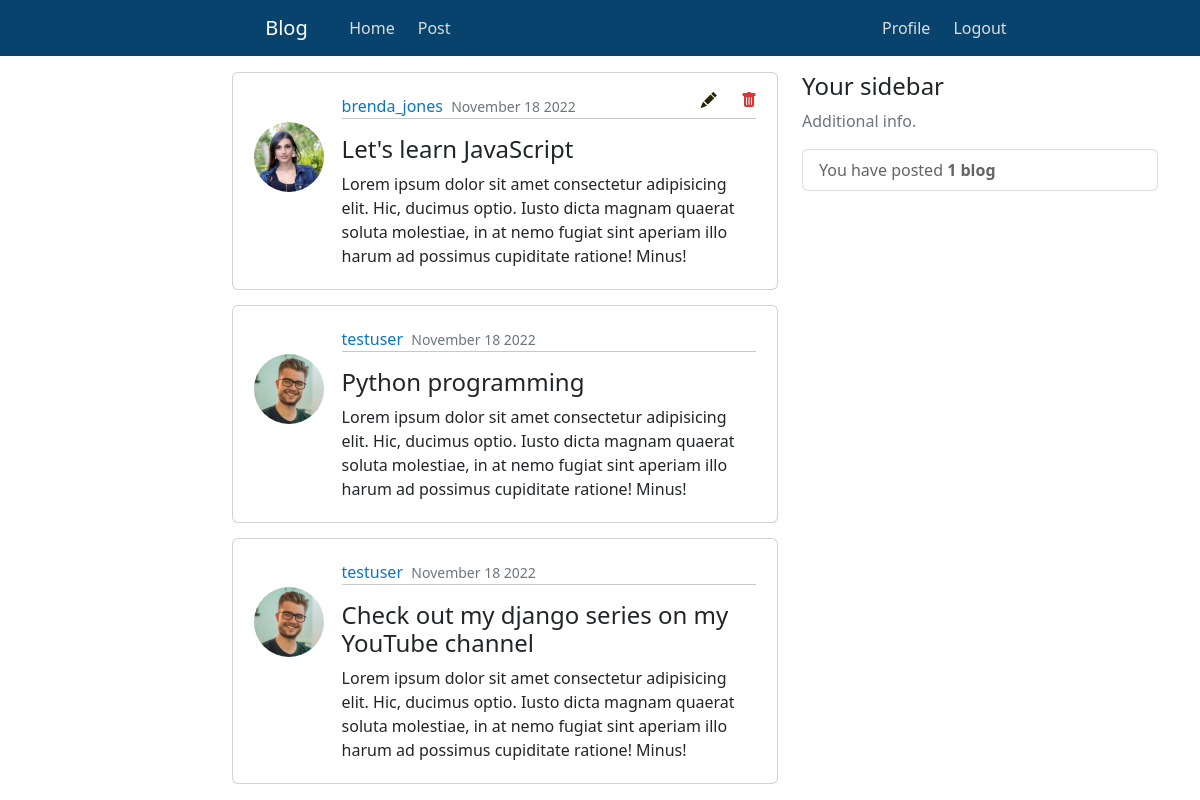
Page /users/homepage/ (signed in) on the earlier database version.
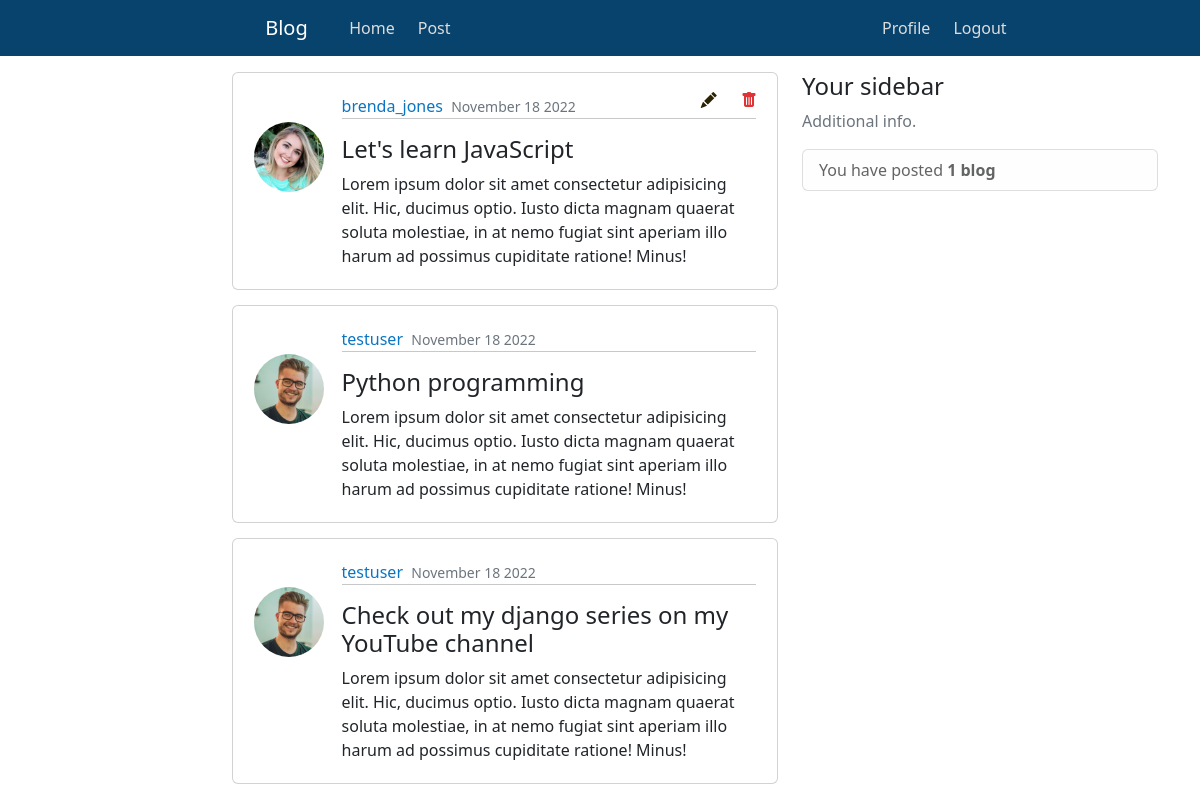
Same page on the later database version.
### users/models.py (models this page shows, shortened)
class Posts(models.Model):
    id = models.CharField(max_length=12, primary_key=True, editable=False)
    blogger = models.ForeignKey(Profile, on_delete=models.CASCADE, editable=False)
    title = models.CharField(max_length=60, blank=False)
    content = models.TextField(blank=False)
    posted = models.DateTimeField(auto_now_add=True)
    edited = models.DateTimeField(auto_now=True)
    class Meta:
        ordering = ['-posted']
        verbose_name_plural = 'Posts'

class Profile(models.Model):
    id = models.CharField(max_length=12, primary_key=True, editable=False)
    name = models.OneToOneField(User, on_delete=models.CASCADE, editable=False)
    gender = models.CharField(max_length=7, blank=False)
    phone_no = models.CharField(max_length=14, blank=False)
    country = models.CharField(max_length=10, blank=False)
    dob = models.DateField(null=True, blank=False)
    age = models.PositiveIntegerField(default=0, editable=False)
    dp = models.ImageField(upload_to='Profile-pics/', default='default.png')
    created = models.DateTimeField(auto_now_add=True)
    edited = models.DateTimeField(auto_now=True)
    def __str__(self):
        return f'{self.name}'
    class Meta:
        ordering = ['name']
        verbose_name_plural = 'User Profiles'

### users/views.py (the view)
# urls.py: path('homepage/', views.homepage_view, name='homepage'),
@login_required(login_url='login')
@user_passes_test(lambda user: user.is_staff is False and user.is_superuser is False)
def homepage_view(request):
    blogs = Posts.objects.all()
    if request.method == 'POST':
        get_response = request.POST['response']
        get_BlogObj = Posts.objects.get(id=get_response, blogger=request.user.profile)
        get_BlogObj.delete()
        messages.error(request, 'Blog has been deleted successfully!')
        return redirect('homepage')
    context = {
        'posted_blogs': blogs, 'total_blogs': Posts.objects.filter(blogger=request.user.profile).count(),
    }
    return render(request, 'users/index.html', context)

### users/templates/users/index.html (shortened to what this page needs)
{% extends 'users/base.html' %}{% block title %}Homepage{% endblock %}
{% load crispy_forms_tags %}
    {% block content %}
    <main class="container body-container" role="main">
        <div class="row">
            <div class="col-md-6 offset-sm-2">
                {% for blogs in posted_blogs %}
                <div class="card card-body pb-0">
                    <article class="media content-section">
                        <div class="d-flex align-items-start justify-content-center">
                            <img src="{{ blogs.blogger.dp.url }}" alt="img" class="rounded-circle article-img">
                            <div class="media-body">
                                <div class="article-metadata">
                                    <a href="{% url 'userprofile' blogs.blogger %}" class="mr-3">{{ blogs.blogger }}</a>
                                    <small class="text-muted">{{ blogs.posted|date:"F d Y" }}</small>
                                    <hr class="mt-0">
                                </div>
                                <div class="delete-icon">
                                    <a href="{% url 'edit_blog' blogs.id blogs.blogger %}" class="icon">
                                        {% if blogs.blogger == request.user.profile %}<i class="bi bi-pencil-fill" style="color: #2b2103"></i>{% endif %}
                                    </a>
                                    <a href="" class="icon" data-bs-toggle="modal" data-bs-target="#delete-post-{{blogs.id}}">
                                        {% if blogs.blogger == request.user.profile %}<i class="bi bi-trash-fill" style="color: #df3435"></i>{% endif %}
                                    </a>
                                </div>
                                <h4>{{ blogs.title }}</h4>
                                <p class="article-content">
                                    {{ blogs.content }}
                                </p>
                            </div>
                        </div>
                    </article>
                </div>
                {% empty %}
                <div class="text-center pt-3">
                    <h5 class="small text-muted">Blogs will appear here</h5>
                </div>
                {% endfor %}
            </div>
            <div class="col-md-4">
                <div class="content-section card-body">
                    <h4>Your sidebar</h4>
                    <p class="text-muted">Additional info.</p>
                    <ul class="list-group">
                        <li class="list-group-item list-group-item-light">You have posted <b>{% if total_blogs == 1 %}1 blog{% else %}{{ total_blogs }} blogs{% endif %}</b></li>
                    </ul>
                </div>
            </div>
        </div>
    </main>
    {% endblock %}

### users/templates/users/base.html (shortened to what this page needs)
    {% load static %}
    <link rel="stylesheet" href="{% static 'css/styles.css' %}">
    <link href="https://cdn.jsdelivr.net/npm/bootstrap@5.2.2/dist/css/bootstrap.min.css" rel="stylesheet">
    <link rel="stylesheet" href="https://cdn.jsdelivr.net/npm/bootstrap-icons@1.9.1/font/bootstrap-icons.css">
    <header class="site-header">
        <nav class="navbar navbar-expand-lg navbar-dark bg-steel fixed-top">
            <div class="container">
                <a href="{% url 'homepage' %}" class="navbar-brand ml-4 text-center">Blog</a>
                <div class="collapse navbar-collapse" id="navbarToggle">
                    <div class="navbar-nav mr-5">
                        {% if user.is_authenticated %}
                        <a href="{% url 'homepage' %}" class="nav-item nav-link">Home</a>
                        <a href="{% url 'upload_blog' %}" class="nav-item nav-link">Post</a>
                        {% endif %}
                    </div>
                    <div class="navbar-nav account-links">
                        {% if user.is_authenticated %}
                        <a href="{% url 'profile' %}" class="nav-item nav-link">Profile</a>
                        <a href="{% url 'user_logout' %}" class="nav-item nav-link">Logout</a>
                        {% else %}
                        <a href="{% url 'login' %}" class="nav-item nav-link">Login</a>
                        <a href="{% url 'signup' %}" class="nav-item nav-link">Register</a>
                        {% endif %}
                    </div>
                </div>
            </div>
        </nav>
    </header>
    {% block content %}
    {% endblock %}

### static/css/styles.css (style rules this page uses)
* { box-sizing: border-box; }
.bg-steel { background-color: #08436d; }
.site-header .container .navbar-brand { margin-left: 20%; margin-right: 3%; }
.site-header .container .navbar-nav a { margin-right: 7px; color: #ddd; }
.site-header .container .account-links { margin-left: 50%; }
.body-container { margin-top: 6%; }
.body-container .card { margin-bottom: 15px; }
.body-container .card .content-section { padding: 5px; }
.body-container .card .content-section img { height: 70px; width: 70px; margin-right: 3.5%; margin-top: 5.5%; }
.body-container .card .content-section .article-metadata a { margin-right: 1%; text-decoration: none; color: #0a75c2; }
.body-container .card .content-section .delete-icon { position: absolute; right: 0px; top: 15px; }
.body-container .card .content-section .icon { color: #21252c; padding-right: 20px; padding-bottom: 5px; transition: 0.3s; font-size: 16px; text-decoration: none; }

Differences in the rows shown:
changed through a linked row, Posts "Let's learn JavaScript": blogger.dp: a different picture
